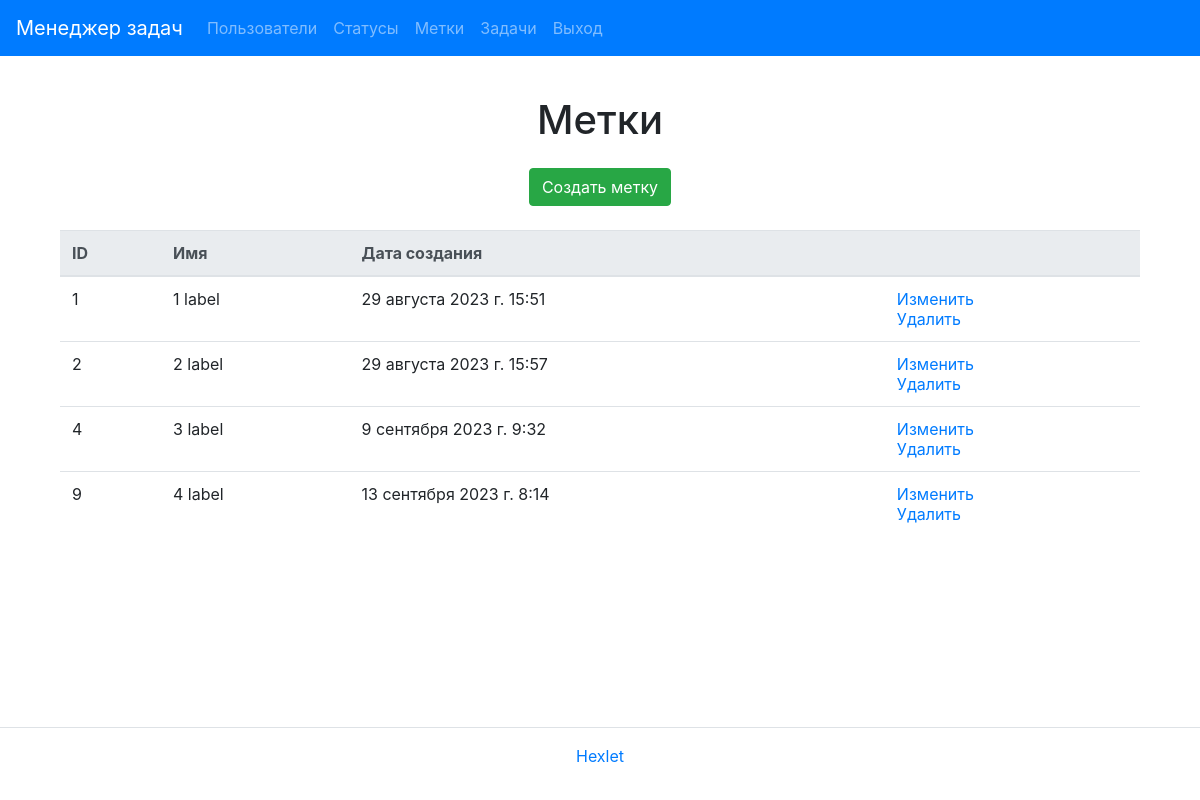
Before: /ru/labels/ (signed in) with the older database file.
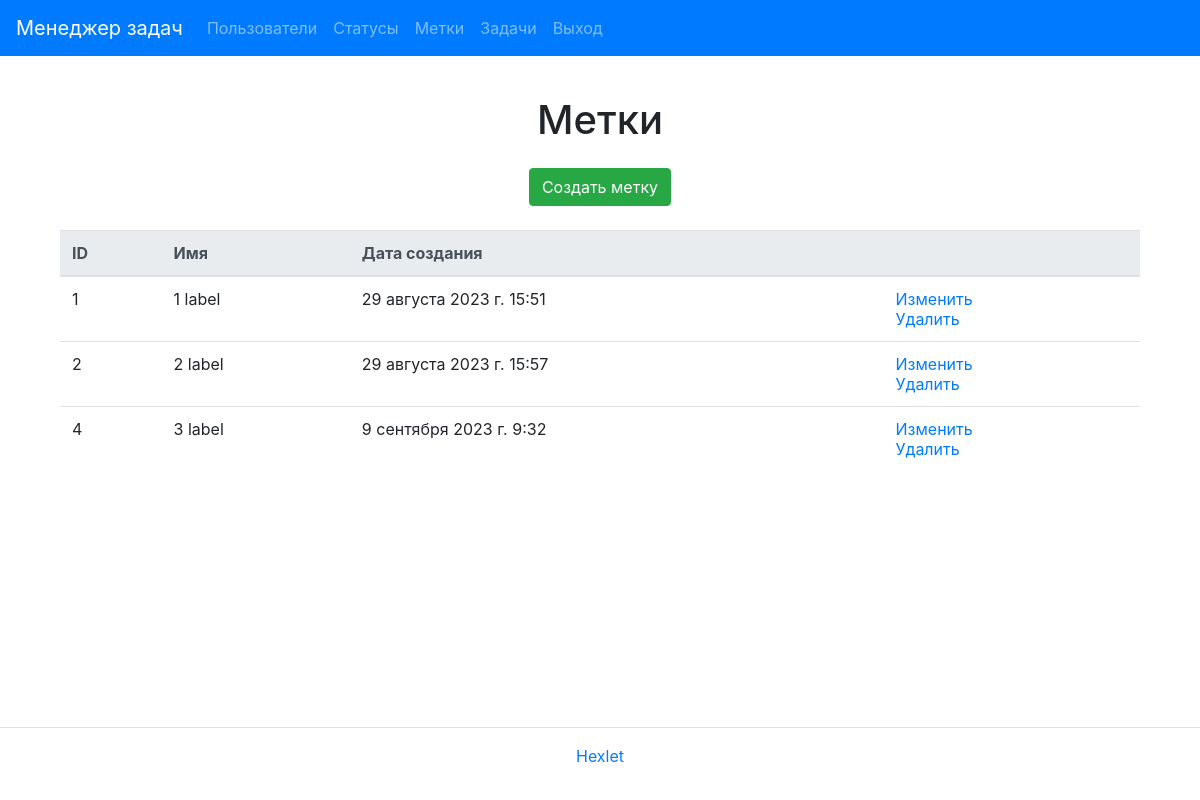
After: the same page with the newer database file.
### task_manager/labels/models.py (models this page shows, shortened)
class Label(models.Model):
    name = models.CharField(max_length=30)
    created_at = models.DateTimeField(auto_now_add=True)

### task_manager/labels/views.py (the view)
# urls.py: path('', LabelList.as_view(), name='label_index'),
class LabelList(UserLoginMixin, ListView):
    model = Label
    template_name = 'labels/index.html'
    context_object_name = 'labels'

### task_manager/templates/labels/index.html (shortened to what this page needs)
{% extends "base.html" %}
{% load i18n %}
{% block content %}
<div class="container">
  <h1 class="my-4 text-center">{% trans "Labels" %}</h1>
  <div class="d-flex justify-content-center mt-3 mb-0">
    <a class="btn btn-success btn-md" href="{% url 'label_create' %}">{% trans "Create label" %}</a>
  </div>
  <table class="table table-lg-responsive table-hover mt-4">
    <thead class="thead-light">
        <tr>
            <th>{% trans "ID" %}</th>
            <th>{% trans "Name" %}</th>
            <th>{% trans "Creation date" %}</th>
            <th></th>
        </tr>
    </thead>
        {% if labels %}
        <tbody>
            {% for label in labels %}
            <tr>
                <td>{{ label.id }}</td>
                <td>{{ label.name }}</td>
                <td>{{ label.created_at }}</td>
                <td>
                    <a href="{% url 'label_update' label.id %}">{% trans "Modify" %}</a>
                    <br>
                    <a href="{% url 'label_delete' label.id %}">{% trans "Delete" %}</a>
                </td>
            </tr>
            {% endfor %}
        {% endif %}
        </tbody>
  </table>
</div>
{% endblock %}

Changed rows visible on the page:
removed Label: id "9", name "4 label", created_at "13 сентября 2023 г. 8:14"
